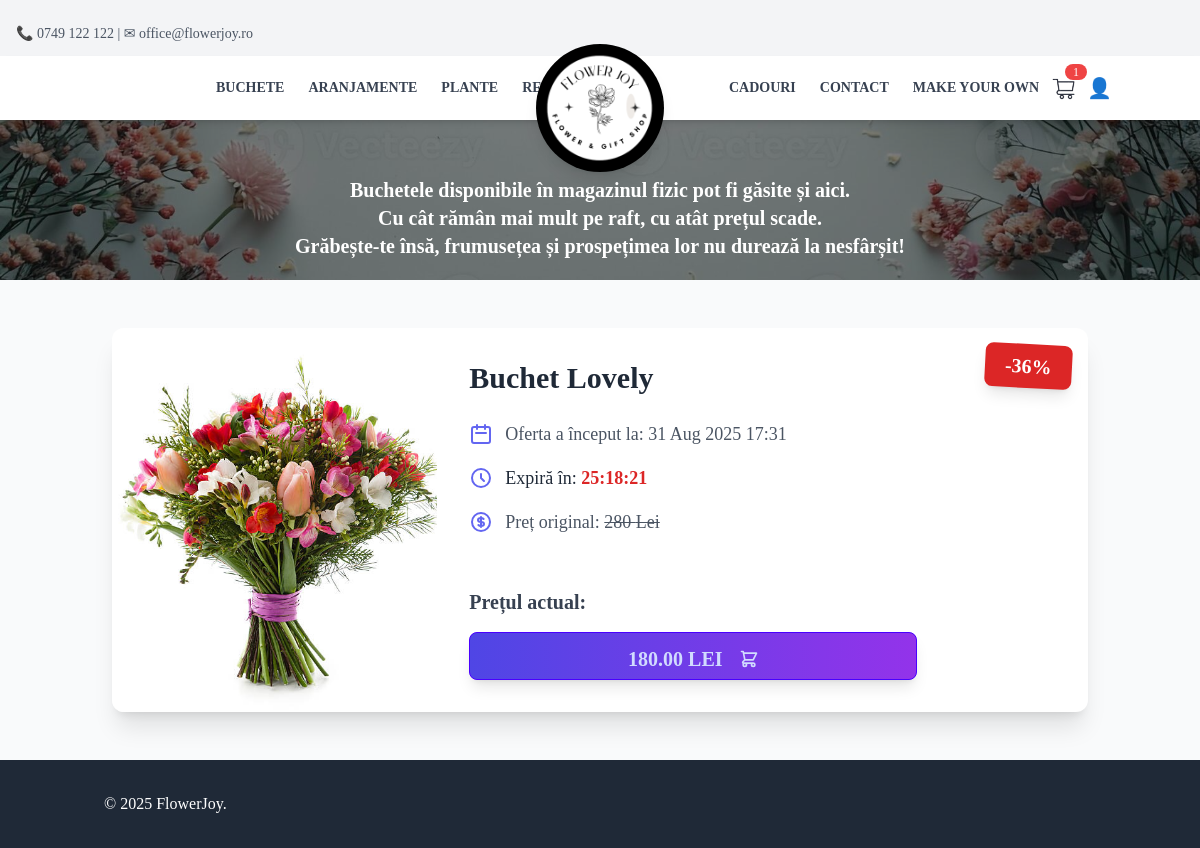
Page /auction/ on the committed database.
### App/models.py (models this page shows, shortened)
class Product(models.Model):
    name = models.CharField(max_length=100, null=False, blank=False)
    description = RichTextField()
    category = models.CharField(
        max_length=100,
        choices=[
            ("buchete", "buchete"),
            ("plante", "plante"),
            ("aranjamente", "aranjamente"),
            ("Accessories", "Accessories"),
            ("Gifts", "Gifts"),
            ("CustomBouquet", "CustomBouquet"),
        ],
        default="General"
    )
    price = models.DecimalField(max_digits=10, decimal_places=0, null=False, blank=False)
    image = models.ImageField(upload_to="Pictures/", null=False, blank=False)
    created_at = models.DateTimeField(auto_now_add=True, null=False, blank=False)
    stock = models.PositiveIntegerField(default=0)
    is_custom = models.BooleanField(default=False)
    in_store = models.BooleanField(default=False)
    auction_manual = models.BooleanField(default=False)
    auction_start_time = models.DateTimeField(null=True, blank=True)
    auction_floor_price = models.DecimalField(max_digits=10, decimal_places=2, default=10)
    auction_interval_minutes = models.PositiveIntegerField(default=60)
    auction_drop_amount = models.DecimalField(max_digits=6, decimal_places=2, default=5)
    before_auction_price = models.DecimalField(max_digits=10, decimal_places=2, null=False, blank=False, default=0.00)  # Store the price before auction
    bid_submited = models.BooleanField(default=False)  # Track if a bid has been submitted
    number_of_purcheses = models.PositiveIntegerField(default=0)  # Track the number of purchases
    def is_in_auction(self):
        if not self.before_auction_price or self.before_auction_price == 0:
            self.before_auction_price = self.price
        return self.auction_manual # and self.bid_submited == False
    def is_auction_expired(self):
        if not self.auction_start_time:
            return False
        expiry_time = self.auction_start_time + timedelta(hours=24)
        return timezone.now() > expiry_time
    def get_auction_price(self):
        if not self.is_in_auction():
            return self.price, 0, 0  # Return original price, no discount, no percentage reduction
        minutes_passed = (timezone.now() - self.auction_start_time).total_seconds() / 60
        total_drops = max(1, int(minutes_passed / self.auction_interval_minutes))
        discount = min(self.auction_drop_amount * total_drops, self.price - self.auction_floor_price)  # Ensure price doesn't go below floor price
        auction_bid_price = self.price - Decimal(discount)  # Calculate the auction price
        if self.before_auction_price == 0:
            percentage_reduction = Decimal(0)
        else:
            percentage_reduction = Decimal((self.before_auction_price - auction_bid_price) / self.before_auction_price * 100)
        return auction_bid_price, discount, percentage_reduction

### App/views.py (the view)
# urls.py: path("auction/", auction_view, name="auction"),
def auction_view(request):
    products = Product.objects.all()
    for product in products.filter(bid_submited=True):
        cart_items = CartItem.objects.filter(product=product)
        for cart_item in cart_items:
            if cart_item.is_expired():
                cart_item.delete()
                product.bid_submited = False
                product.save()
    auction_products = []
    for p in products:
        if p.is_in_auction() and not p.is_auction_expired() and not p.bid_submited:
            auction_products.append(p)
    if request.headers.get("HX-Request"):
        return render(request, "partials/auction_list.html", {"products": auction_products})
    return render(request, "partials/auction.html", {"products": auction_products})

### App/templates/partials/auction.html (shortened to what this page needs)
{% extends "base.html" %}
{% load static %}
{% block content %}
<section class="relative w-full h-56 bg-cover bg-center mt-14" style="background-image: url('/static/bannerCart.jpg');">
    <div class="container mx-auto px-4 py-16 relative z-10 text-white">
        <h1 class="text-xl font-bold text-center mt-14"> Buchetele disponibile în magazinul fizic pot fi găsite și aici. <br>
           Cu cât rămân mai mult pe raft, cu atât prețul scade. <br>
           Grăbește-te însă, frumusețea și prospețimea lor nu durează la nesfârșit!</h1>
    </div>
</section>
<section class="py-12 bg-gray-50">
    <div class="container mx-auto px-6">
        <div
            id="product-list"
            hx-get="{% url 'auction' %}"
            hx-trigger="refreshProductList from:body"
            hx-swap="innerHTML"
            class="w-full mx-auto grid grid-cols-1 gap-8"
        >
            {% include "partials/auction_list.html" %}
        </div>
    </div>
</section>
{% endblock %}

### App/templates/partials/auction_list.html (shortened to what this page needs)
{% for product in products %}
{% if not product.bid_submited %}
<div class="card bg-white shadow-xl rounded-xl overflow-hidden relative transition-transform hover:scale-[1.01] hover:shadow-2xl">
    <div id="discount-badge-{{ product.id }}"
         hx-get="{% url 'auction_price_partial' product.pk %}?part=discount"
         hx-trigger="load, every 10s"
         hx-swap="innerHTML">
        {% with auction_data=product.get_auction_price %}
            {% if auction_data.2 > 0 %}
                <div class="price-container absolute top-4 right-4 bg-red-600 text-white text-xl font-bold px-5 py-2 rounded-lg shadow-lg z-20 transform rotate-3">
                    -{{ auction_data.2|floatformat:0 }}%
                </div>
            {% endif %}
        {% endwith %}
    </div>
    <div class="flex flex-col md:flex-row">
        <figure class="md:w-1/3">
            <img src="{{ product.image.url }}" alt="{{ product.name }}" class="w-full h-80 md:h-96 object-cover transition-transform hover:scale-105">
        </figure>
        <div class="card-body md:w-2/3 p-8">
            <h2 class="card-title text-3xl font-bold text-gray-800 mb-4">{{ product.name }}</h2>
            <div class="space-y-4 mb-8">
                <div class="flex items-center">
                    <svg xmlns="http://www.w3.org/2000/svg" class="h-6 w-6 text-indigo-500 mr-3" fill="none" viewBox="0 0 24 24" stroke="currentColor">
                        <path stroke-linecap="round" stroke-linejoin="round" stroke-width="2" d="M8 7V3m8 4V3m-9 8h10M5 21h14a2 2 0 002-2V7a2 2 0 00-2-2H5a2 2 0 00-2 2v12a2 2 0 002 2z" />
                    </svg>
                    <p class="text-lg text-gray-600"><span class="font-medium">Oferta a început la:</span> {{ product.auction_start_time|date:"d M Y H:i" }}</p>
                </div>
                <div class="flex items-center">
                    <svg xmlns="http://www.w3.org/2000/svg" class="h-6 w-6 text-indigo-500 mr-3" fill="none" viewBox="0 0 24 24" stroke="currentColor">
                        <path stroke-linecap="round" stroke-linejoin="round" stroke-width="2" d="M12 8v4l3 3m6-3a9 9 0 11-18 0 9 9 0 0118 0z" />
                    </svg>
                    <div class="text-lg">
                        <span class="font-medium">Expiră în: </span>
                        <span
                            class="countdown-timer font-semibold text-red-600"
                            data-auction-start="{{ product.auction_start_time|date:'Y-m-d\TH:i:s' }}"
                        >
                        </span>
                    </div>
                </div>
                <div class="flex items-center">
                    <p class="text-lg text-gray-600"><span class="font-medium">Preț original:</span> <span class="line-through">{{ product.before_auction_price }} Lei</span></p>
                </div>
            </div>
            <div class="mt-auto max-w-md">
                <p class="text-xl font-semibold text-gray-700 mb-4">Prețul actual:</p>
                <div
                    hx-get="{% url 'auction_price_partial' product.pk %}"
                    class="price-container"
                >
                    {% include "partials/auction_price.html" with product=product %}
                </div>
            </div>
        </div>
    </div>
</div>
{% endif %}
{% endfor %}

### App/templates/partials/auction_price.html (shortened to what this page needs)
<button
    class="btn btn-primary w-full text-xl py-3 rounded-lg shadow-lg bg-gradient-to-r from-indigo-600 to-purple-600 hover:from-indigo-700 hover:to-purple-700 transform transition-transform duration-200 hover:-translate-y-1"
    hx-get="{% url 'auction_confirm_popup' product.pk %}"
    hx-target="#modal-container"
    hx-swap="innerHTML"
>
    <span class="mr-2">{{ product.get_auction_price.0|floatformat:2 }} LEI</span>
</button>

### rows in the picture
Product: get_auction_price.2 "36", image (picture), name "Buchet Lovely", auction_start_time "31 Aug 2025 17:31", before_auction_price "280", get_auction_price.0 "180.00"
